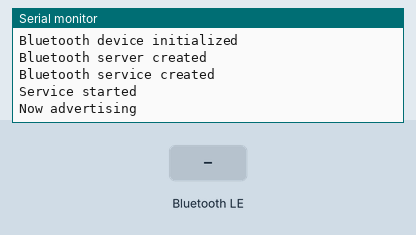
Bench run of a sketch on a simulated ESP32. On the bench: the last lines printed to the serial monitor. The inputs (shaded band) are chosen by the test bench. Nothing arrives over Bluetooth unless stated; a phone connects over Bluetooth LE 3 s after start.

Above: at 1.2 s.
1.3 s: Bluetooth LE write "1" received
At 2.4 s:
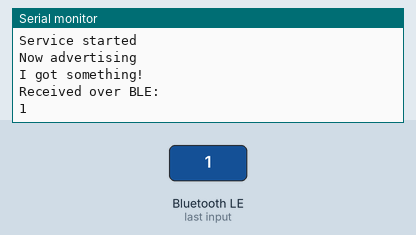
2.8 s: Bluetooth LE write "0" received
At 2.96 s:
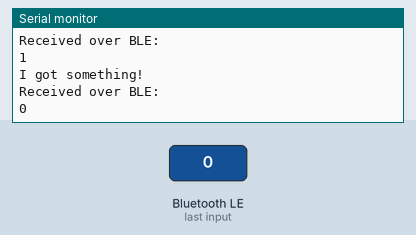
4.5 s: Bluetooth LE write "2" received
At 4.9 s:
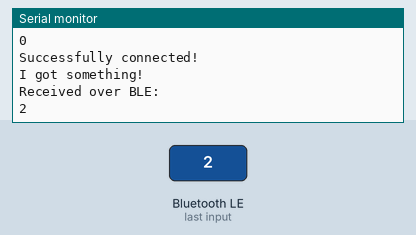

Measured:
- after the input at 1.3 s, the serial monitor: prints a new line at once (image 1)
- after the input at 2.8 s, the serial monitor: prints a new line at once (image 2)
- after the input at 4.5 s, the serial monitor: prints a new line at once (image 3)

The sketch:

bluetooth.ino
```cpp
#include <BLEDevice.h>
#include <BLEServer.h>
#include <BLEUtils.h>
#include <BLE2902.h>

//BLE server name
#define bleServerName "Haptic Definition: Right Hand"

// Timer variables
unsigned long lastTime = 0;
unsigned long timerDelay = 30000;

bool deviceConnected = false;

// See the following for generating UUIDs:
// https://www.uuidgenerator.net/
#define SERVICE_UUID "91bad492-b950-4226-aa2b-4ede9fa42f59"


BLECharacteristic bleTestCharacteristics("cba1d466-344c-4be3-ab3f-189f80dd7518", BLECharacteristic::PROPERTY_WRITE);
BLEDescriptor bleTestDescriptor(BLEUUID((uint16_t)0x2902));


//Setup callbacks onConnect and onDisconnect
class MyServerCallbacks: public BLEServerCallbacks {
  void onConnect(BLEServer* pServer) {
    Serial.println("Successfully connected!");
    deviceConnected = true;
  };
  void onDisconnect(BLEServer* pServer) {
    deviceConnected = false;
    BLEDevice::startAdvertising();
  };
};

class MyCallbacks: public BLECharacteristicCallbacks {
    void onWrite(BLECharacteristic *pCharacteristic) {
        Serial.println("I got something!");
        std::string value = pCharacteristic->getValue();

        if (value.length() > 0) {
            Serial.println("Received over BLE:");
            for (int i = 0; i < value.length(); i++)
                Serial.print(value[i]);
            Serial.println();
        }
    }
};

void setup() {
  // Start serial communication
  Serial.begin(115200);
  Serial.println("Starting BLE application");

  // Create the BLE Device
  BLEDevice::init(bleServerName);
  Serial.println("Bluetooth device initialized");

  // Create the BLE Server
  BLEServer *pServer = BLEDevice::createServer();
  pServer->setCallbacks(new MyServerCallbacks());
  Serial.println("Bluetooth server created");

  // Create the BLE Service
  BLEService *bleService = pServer->createService(SERVICE_UUID);
  Serial.println("Bluetooth service created");

  // Create a BLE Characteristic
  BLECharacteristic *pCharacteristic = bleService->createCharacteristic(
                                       "cba1d466-344c-4be3-ab3f-189f80dd7518",
                                       BLECharacteristic::PROPERTY_WRITE
                                     );

  // Adding a descriptor to the characteristic
  pCharacteristic->addDescriptor(new BLE2902());
  pCharacteristic->setCallbacks(new MyCallbacks());

  // Start the service
  bleService->start();
  Serial.println("Service started");

  // Start advertising
  BLEAdvertising *pAdvertising = BLEDevice::getAdvertising();
  pAdvertising->addServiceUUID(SERVICE_UUID);
  pAdvertising->setScanResponse(true);
  pAdvertising->setMinPreferred(0x06);  // functions that help with faster connections at the cost of more power consumption
  pAdvertising->setMinPreferred(0x12);
  BLEDevice::startAdvertising();
  Serial.println("Now advertising");
}

void loop() {
  // Serial.print(".");
  // delay(1000);
}
```
